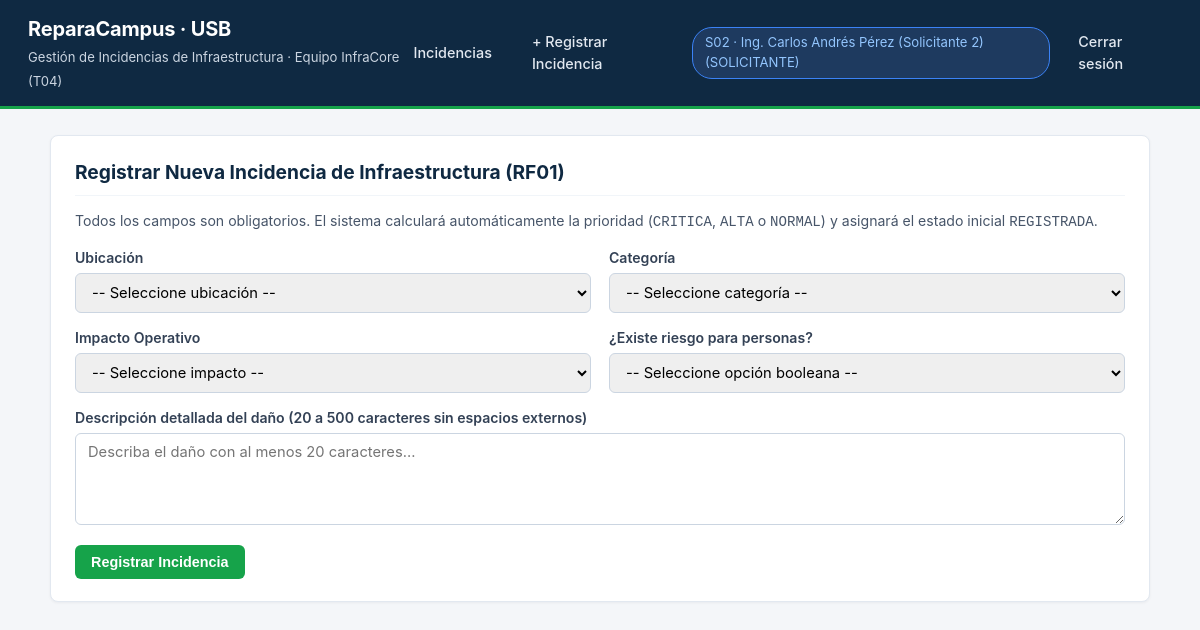
The page /incidencias/nueva (signed in) on the database its author committed.
### tables this page shows
CREATE TABLE usuarios (
    id TEXT PRIMARY KEY,
    username TEXT UNIQUE NOT NULL,
    nombre TEXT NOT NULL,
    password_hash TEXT NOT NULL,
    rol TEXT NOT NULL CHECK (rol IN ('SOLICITANTE', 'COORDINADOR', 'TECNICO')),
    activo INTEGER NOT NULL DEFAULT 1 CHECK (activo IN (0, 1))
);

### app/routes.py (the view, shortened to what this page needs)
@bp.route("/incidencias/nueva", methods=["GET", "POST"])
def nueva_incidencia():
    user = usuario_en_sesion()
    if not user:
        return redirect(url_for("main.login"))
    if user["rol"] != "SOLICITANTE":
        abort(403, "Solo los solicitantes pueden registrar incidencias.")
    return render_template(
        "nueva_incidencia.html",
        user=user,
        ubicaciones=UBICACIONES_PERMITIDAS,
        categorias=CATEGORIAS_PERMITIDAS,
        impactos=IMPACTOS_PERMITIDOS,
        form_data={},
    )

### app/db.py (called while the page is built)
def _resolve_sqlite_path(db_path: str) -> str:
    abs_p = os.path.abspath(db_path)
    if abs_p.startswith("/working_dir/"):
        tmp_p = "/tmp/" + os.path.basename(abs_p)
        if os.path.exists(abs_p) and not os.path.exists(tmp_p):
            shutil.copy2(abs_p, tmp_p)
        return tmp_p
    return abs_p

def get_db() -> sqlite3.Connection:
    if "db" not in g:
        raw_path = current_app.config["DATABASE"]
        os.makedirs(os.path.dirname(os.path.abspath(raw_path)), exist_ok=True)
        work_path = _resolve_sqlite_path(raw_path)
        conn = sqlite3.connect(work_path)
        conn.row_factory = sqlite3.Row
        conn.execute("PRAGMA foreign_keys = ON;")
        g.db = conn
        g.db_raw_path = os.path.abspath(raw_path)
        g.db_work_path = work_path
    return g.db

### app/routes.py (called while the page is built)
def usuario_en_sesion():
    uid = session.get("user_id")
    if not uid:
        return None
    return obtener_usuario_por_id(uid)

### app/services.py (called while the page is built)
def obtener_usuario_por_id(user_id: str) -> Optional[Dict[str, Any]]:
    if not user_id:
        return None
    db = get_db()
    row = db.execute(
        "SELECT id, username, nombre, rol, activo FROM usuarios WHERE id = ?",
        (user_id,),
    ).fetchone()
    return dict(row) if row else None

### app/templates/nueva_incidencia.html (shortened to what this page needs)
{% extends "base.html" %}
{% block content %}
<div class="card">
    <h2>Registrar Nueva Incidencia de Infraestructura (RF01)</h2>
    <p style="font-size:0.88rem; color:#475569; margin-bottom:14px;">
        Todos los campos son obligatorios. El sistema calculará automáticamente la prioridad (<code>CRITICA</code>, <code>ALTA</code> o <code>NORMAL</code>) y asignará el estado inicial <code>REGISTRADA</code>.
    </p>
    <form method="post" action="{{ url_for('main.nueva_incidencia') }}">
        <div class="grid-2">
            <div class="form-group">
                <label for="ubicacion">Ubicación</label>
                <select id="ubicacion" name="ubicacion" class="form-control" required>
                    <option value="">-- Seleccione ubicación --</option>
                </select>
            </div>
            <div class="form-group">
                <label for="categoria">Categoría</label>
                <select id="categoria" name="categoria" class="form-control" required>
                    <option value="">-- Seleccione categoría --</option>
                </select>
            </div>
        </div>
        <div class="grid-2">
            <div class="form-group">
                <label for="impacto">Impacto Operativo</label>
                <select id="impacto" name="impacto" class="form-control" required>
                    <option value="">-- Seleccione impacto --</option>
                </select>
            </div>
            <div class="form-group">
                <label for="riesgo_personas">¿Existe riesgo para personas?</label>
                <select id="riesgo_personas" name="riesgo_personas" class="form-control" required>
                    <option value="">-- Seleccione opción booleana --</option>
                </select>
            </div>
        </div>
        <div class="form-group">
            <label for="descripcion">Descripción detallada del daño (20 a 500 caracteres sin espacios externos)</label>
            <textarea id="descripcion" name="descripcion" rows="4" class="form-control" placeholder="Describa el daño con al menos 20 caracteres..." required>{{ form_data.get('descripcion', '') }}</textarea>
        </div>
        <button type="submit" class="btn btn-success">Registrar Incidencia</button>
    </form>
</div>
{% endblock %}

### app/templates/base.html (shortened to what this page needs)
<!DOCTYPE html>
<html lang="es">
<head>
    <link rel="stylesheet" href="{{ url_for('static', filename='style.css') }}">
</head>
<body>
    <header class="topbar">
        <div class="brand">
            <div>
                <h1>ReparaCampus · USB</h1>
                <span class="sub">Gestión de Incidencias de Infraestructura · Equipo InfraCore (T04)</span>
            </div>
        </div>
        {% if user %}
        <nav class="nav-links">
            <a href="{{ url_for('main.listado_incidencias') }}">Incidencias</a>
            {% if user.rol == 'SOLICITANTE' %}
            <a href="{{ url_for('main.nueva_incidencia') }}">+ Registrar Incidencia</a>
            {% endif %}
            <span class="user-pill">{{ user.id }} · {{ user.nombre }} ({{ user.rol }})</span>
            <a href="{{ url_for('main.logout') }}">Cerrar sesión</a>
        </nav>
        {% endif %}
    </header>
    <main class="container">
        {% block content %}{% endblock %}
    </main>
</body>
</html>

### app/static/style.css (style rules this page uses)
* { box-sizing: border-box; margin: 0; padding: 0; }
body { font-family: 'Inter', -apple-system, BlinkMacSystemFont, 'Segoe UI', Roboto, sans-serif; background-color: #f4f6f9; color: #1e293b; line-height: 1.5; }
.topbar { background: #0f2942; color: #ffffff; padding: 14px 28px; display: flex; justify-content: space-between; align-items: center; border-bottom: 3px solid #16a34a; }
.brand { display: flex; align-items: center; gap: 12px; }
.brand h1 { font-size: 1.25rem; font-weight: 700; letter-spacing: -0.01em; }
.brand span.sub { font-size: 0.82rem; color: #cbd5e1; font-weight: 400; }
.nav-links { display: flex; align-items: center; gap: 16px; }
.nav-links a { color: #e2e8f0; text-decoration: none; font-size: 0.9rem; font-weight: 500; padding: 6px 12px; border-radius: 6px; }
.user-pill { background: #1e3a5f; padding: 5px 12px; border-radius: 20px; font-size: 0.82rem; color: #93c5fd; border: 1px solid #3b82f6; }
.container { max-width: 1140px; margin: 26px auto; padding: 0 20px; }
.card { background: #ffffff; border-radius: 8px; border: 1px solid #e2e8f0; padding: 22px 24px; margin-bottom: 20px; box-shadow: 0 1px 3px rgba(15, 23, 42, 0.05); }
.card h2 { font-size: 1.2rem; color: #0f2942; margin-bottom: 14px; border-bottom: 1px solid #f1f5f9; padding-bottom: 8px; }
.form-group { margin-bottom: 14px; }
.form-group label { display: block; font-weight: 600; font-size: 0.88rem; margin-bottom: 5px; color: #334155; }
.form-control { width: 100%; padding: 9px 12px; border: 1px solid #cbd5e1; border-radius: 6px; font-size: 0.92rem; font-family: inherit; }
.btn { display: inline-block; padding: 9px 16px; border-radius: 6px; font-size: 0.9rem; font-weight: 600; border: none; cursor: pointer; text-decoration: none; }
.btn-success { background: #16a34a; color: #ffffff; }
.grid-2 { display: grid; grid-template-columns: 1fr 1fr; gap: 18px; }

### rows shown on the page
usuarios: id "S02", nombre "Ing. Carlos Andrés Pérez (Solicitante 2)", rol "SOLICITANTE"
